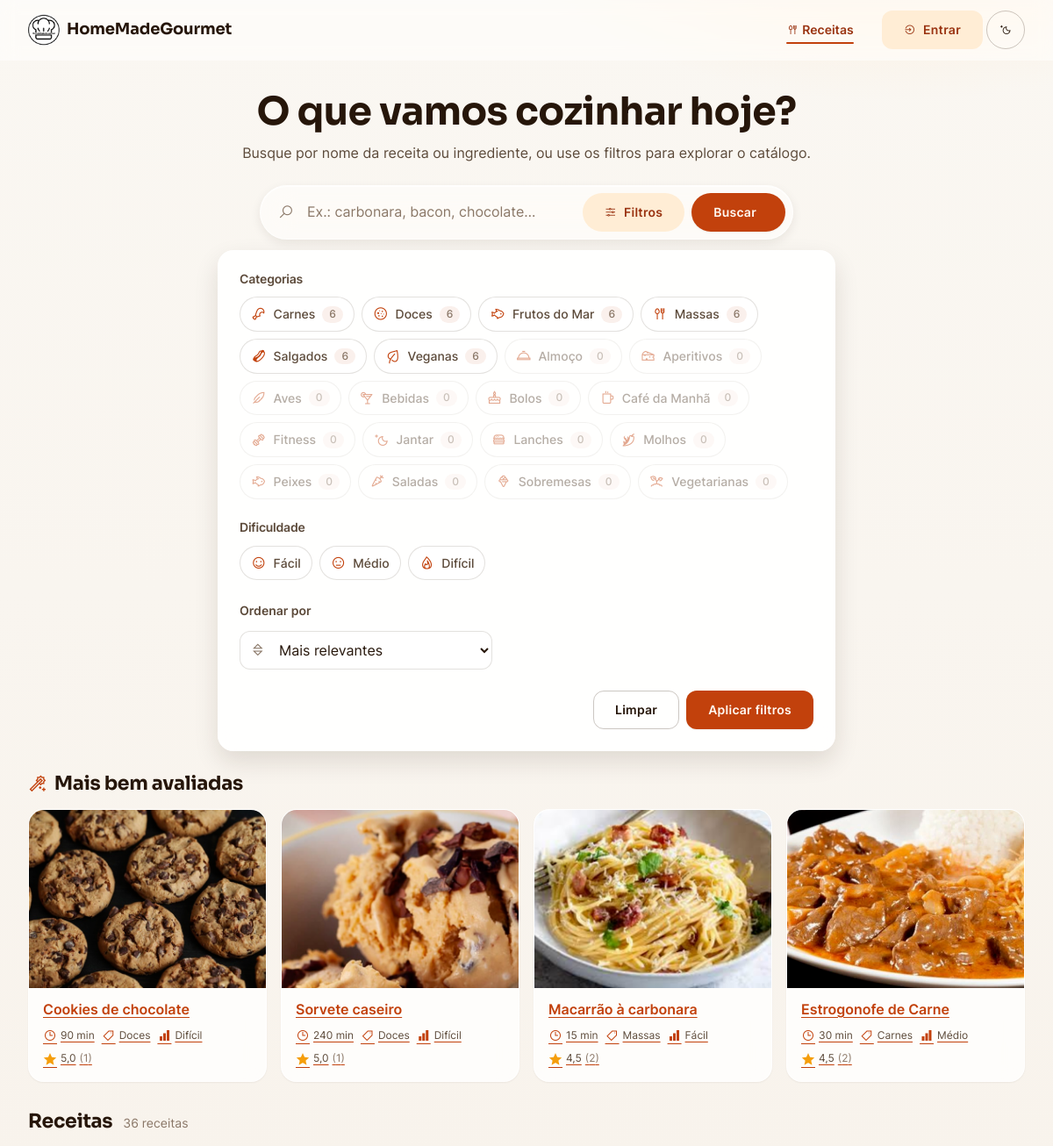
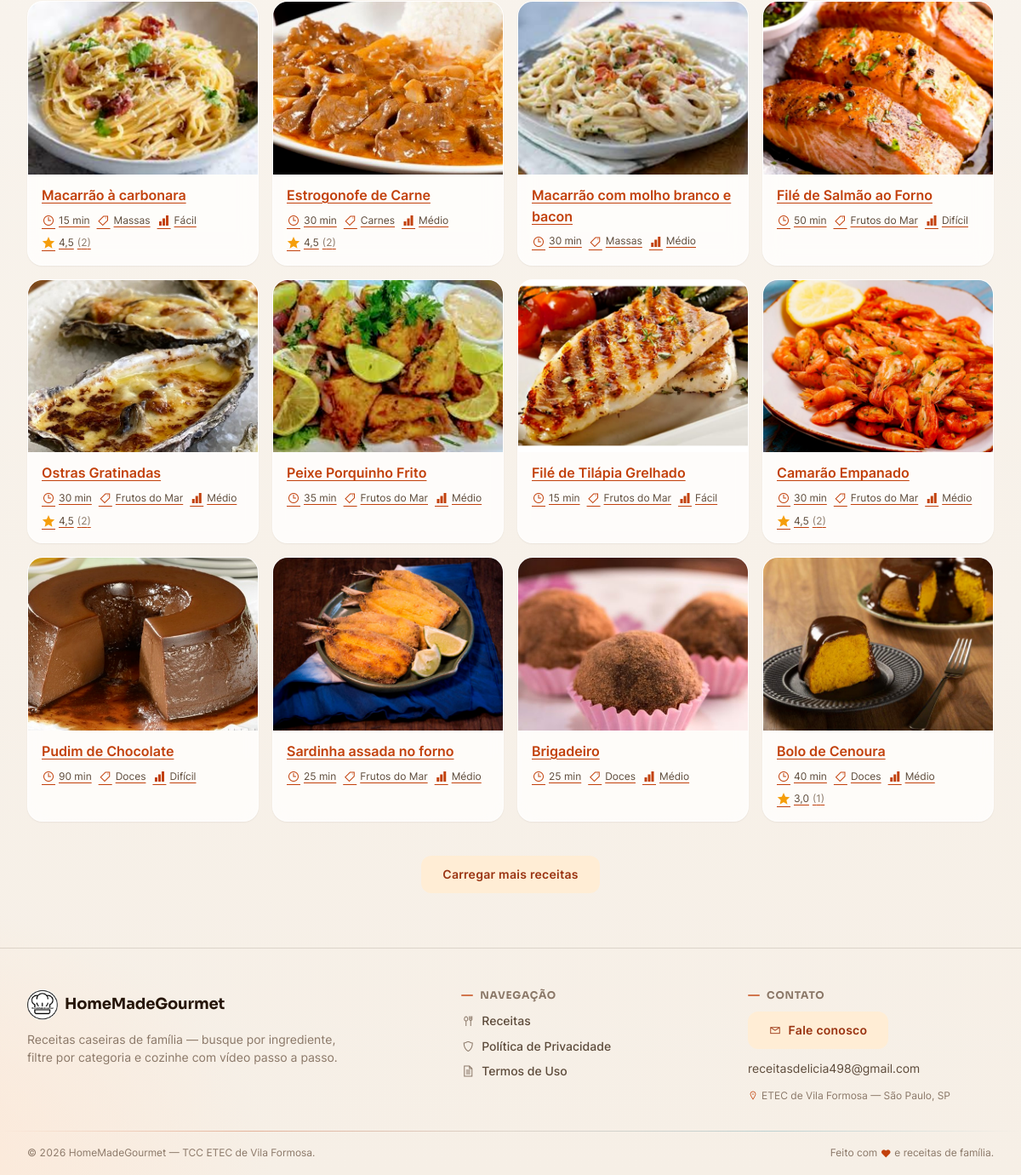
The page / on the database its author committed (2 pictures, top to bottom).
### tables this page shows
CREATE TABLE categoria (
    idCategoria   INT UNSIGNED  NOT NULL AUTO_INCREMENT,
    nomeCategoria VARCHAR(30)   NOT NULL,
    icone         VARCHAR(40)   NULL COMMENT 'Classe do ícone Line Awesome (ex.: la-fish) — permite adicionar categorias sem tocar no código',

    CONSTRAINT pk_categoria             PRIMARY KEY (idCategoria),
    CONSTRAINT uq_categoria_nome        UNIQUE (nomeCategoria),
    CONSTRAINT ck_categoria_nome_valido CHECK (CHAR_LENGTH(TRIM(nomeCategoria)) >= 3)
);

CREATE TABLE receita (
    idReceita     INT UNSIGNED   NOT NULL AUTO_INCREMENT,
    nomeReceita   VARCHAR(70)    NOT NULL,
    porcoes       SMALLINT UNSIGNED NOT NULL,
    tempoReceita  VARCHAR(10)    NOT NULL,
    qtdCalorias   DECIMAL(7,2)   NOT NULL,
    link          VARCHAR(400)   NOT NULL COMMENT 'Embed (iframe) do vídeo no YouTube (youtube-nocookie)',
    ingrediente_1  VARCHAR(60)   NULL,
    ingrediente_2  VARCHAR(60)   NULL,
    ingrediente_3  VARCHAR(60)   NULL,
    ingrediente_4  VARCHAR(60)   NULL,
    ingrediente_5  VARCHAR(60)   NULL,
    ingrediente_6  VARCHAR(60)   NULL,
    ingrediente_7  VARCHAR(60)   NULL,
    ingrediente_8  VARCHAR(60)   NULL,
    ingrediente_9  VARCHAR(60)   NULL,
    ingrediente_10 VARCHAR(60)   NULL,
    ingrediente_11 VARCHAR(60)   NULL,
    ingrediente_12 VARCHAR(60)   NULL,
    ingrediente_13 VARCHAR(60)   NULL,
    ingrediente_14 VARCHAR(60)   NULL,
    ingrediente_15 VARCHAR(60)   NULL,
    modoPreparo   TEXT           NOT NULL,
    idcategoriaFK INT UNSIGNED   NULL,
    imagem        VARCHAR(30)    NOT NULL,
    dificuldade    ENUM('Fácil','Médio','Difícil') NULL COMMENT 'Grau de dificuldade exibido no card e na página',
    tempoCozimento VARCHAR(10)   NULL COMMENT 'Tempo de cozimento, separado do tempo total de preparo',
    dicas          TEXT          NULL COMMENT 'Dicas/observações opcionais exibidas na página da receita',
    proteinas      DECIMAL(6,2)  NULL COMMENT 'Proteínas por porção (g) — bloco nutricional',
    carboidratos   DECIMAL(6,2)  NULL COMMENT 'Carboidratos por porção (g)',
    gorduras       DECIMAL(6,2)  NULL COMMENT 'Gorduras por porção (g)',

    CONSTRAINT pk_receita              PRIMARY KEY (idReceita),
    CONSTRAINT uq_receita_nome         UNIQUE (nomeReceita),
    CONSTRAINT uq_receita_link         UNIQUE (link),
    CONSTRAINT ck_receita_porcoes      CHECK (porcoes > 0),
    CONSTRAINT ck_receita_calorias     CHECK (qtdCalorias >= 0),
    CONSTRAINT ck_receita_ingrediente1 CHECK (ingrediente_1 IS NOT NULL)
);

### src/Presentation/View/partials/recipe-card.php (the view, shortened to what the rows shown need)
<?php
$slug = Slug::make((string) $card['name']);
$delay = isset($cardIndex) ? min((int) $cardIndex * 40, 400) : 0;
$loading = !empty($cardEager) ? 'eager' : 'lazy';
?>
<li class="card recipe-card reveal" style="animation-delay: <?= $delay ?>ms">
    <a class="recipe-card__btn" href="receita/<?= (int) $card['id'] ?>/<?= $slug ?>"
       aria-label="Ver receita: <?= htmlspecialchars((string) $card['name']) ?>">
        <span class="recipe-card__media">
            <img src="./assets/img/<?= htmlspecialchars((string) $card['image']) ?>"
                 alt="" loading="<?= $loading ?>" width="400" height="300">
        </span>
        <span class="recipe-card__body">
            <span class="recipe-card__title"><?= htmlspecialchars((string) $card['name']) ?></span>
            <span class="recipe-card__meta">
                <span><i class="las la-clock" aria-hidden="true"></i><?= htmlspecialchars((string) $card['time']) ?></span>
                <span><i class="las la-tag" aria-hidden="true"></i><?= htmlspecialchars((string) $card['category']) ?></span>
                <?php if (!empty($card['difficulty'])): ?>
                    <span><i class="las la-signal" aria-hidden="true"></i><?= htmlspecialchars((string) $card['difficulty']) ?></span>
                <?php endif; ?>
                <?php if (!empty($card['rating']['count'])): ?>
                    <span class="recipe-card__rating"><i class="las la-star" aria-hidden="true"></i><?= htmlspecialchars(number_format((float) $card['rating']['average'], 1, ',', '')) ?> <span class="recipe-card__rating-count">(<?= (int) $card['rating']['count'] ?>)</span></span>
                <?php endif; ?>
            </span>
        </span>
    </a>
</li>

### src/Presentation/View/index.php (shortened to what the rows shown need)
<?php
$cards = $viewData['cards'] ?? [];
$categories = $viewData['categories'] ?? [];
$filters = $viewData['filters'] ?? ['search' => null, 'categoryIds' => [], 'difficulties' => [], 'sort' => 'relevancia'];
$errorMessage = $viewData['errorMessage'] ?? null;
$filtrando = ($filters['search'] ?? null) !== null || ($filters['categoryIds'] ?? []) !== [] || ($filters['difficulties'] ?? []) !== [];
?>
<!DOCTYPE html>
<html lang="pt-br">
<head>
<?php
require __DIR__ . '/partials/head.php';
?>
</head>
<body>
    <main id="conteudo" role="main">
        <section class="search-hero container" aria-labelledby="tituloBusca">
            <h1 id="tituloBusca">O que vamos cozinhar hoje?</h1>
            <form action="index.php" method="GET" id="formSearch" role="search" aria-label="Buscar e filtrar receitas">
                <?php require __DIR__ . '/partials/filters.php'; ?>
            </form>
        </section>
        <?php $recommendations = $viewData['recommendations'] ?? ['title' => '', 'cards' => []]; ?>
        <?php if (!empty($recommendations['cards'])): ?>
            <section class="reco container" aria-labelledby="tituloReco">
                <div class="results__head">
                    <h2 id="tituloReco"><i class="las la-magic" aria-hidden="true"></i> <?= htmlspecialchars($recommendations['title']) ?></h2>
                </div>
                <ul class="recipe-grid" role="list" style="list-style:none; padding:0;">
                    <?php foreach ($recommendations['cards'] as $cardIndex => $card): ?>
                        <?php require __DIR__ . '/partials/recipe-card.php'; ?>
                    <?php endforeach; ?>
                </ul>
            </section>
        <?php endif; ?>
        <section class="results container" aria-labelledby="tituloResultados">
            <div class="results__head">
                <h2 id="tituloResultados"><?= $filtrando ? 'Sua busca' : 'Receitas' ?></h2>
            </div>
            <?php if (!empty($errorMessage)): ?>
                <div class="empty glass" role="status">
                    <i class="las la-utensils" aria-hidden="true"></i>
                    <h3><?= htmlspecialchars($errorMessage) ?></h3>
                    <p style="margin-inline:auto;">Tente outro ingrediente ou ajuste os filtros.</p>
                    <a class="btn btn--soft" href="index.php">Ver todas as receitas</a>
                </div>
            <?php else: ?>
                <ul class="recipe-grid" id="gradeReceitas" role="list" style="list-style:none; padding:0;">
                    <?php foreach ($cards as $cardIndex => $card): ?>
                        <?php require __DIR__ . '/partials/recipe-card.php'; ?>
                    <?php endforeach; ?>
                </ul>
            <?php endif; ?>
        </section>
    </main>
<?php require __DIR__ . '/partials/footer.php'; ?>
</body>
</html>

### src/Presentation/View/partials/filters.php (shortened to what the rows shown need)
<?php
$sortLabels = [
    'relevancia' => 'Mais relevantes',
    'nome' => 'Nome (A–Z)',
    'tempo' => 'Tempo de preparo',
];
?>
<div class="filters-panel" id="filtersPanel" hidden>
    <div class="filters-panel__group">
        <h2 class="filters-panel__title" id="filtroCategorias">Categorias</h2>
        <ul class="filters-cats" role="list" aria-labelledby="filtroCategorias">
            <?php foreach ($categories as $categoria): ?>
                <li>
                    <label class="filter-chip">
                        <span class="filter-chip__body">
                            <i class="las <?= htmlspecialchars($categoria['icon'] ?? 'la-utensils') ?>" aria-hidden="true"></i>
                            <?= htmlspecialchars($categoria['name']) ?>
                            <span class="filter-chip__count"><?= (int) $categoria['total'] ?></span>
                        </span>
                    </label>
                </li>
            <?php endforeach; ?>
        </ul>
    </div>
    <div class="filters-panel__group">
        <h2 class="filters-panel__title" id="filtroDificuldade">Dificuldade</h2>
    </div>
    <div class="filters-panel__group">
        <div class="field__control">
            <select class="field__input js-ordenar" name="ordenar" id="ordenar">
                <?php foreach ($sortLabels as $valor => $rotulo): ?>
                    <option value="<?= $valor ?>" <?= ($filters['sort'] ?? 'relevancia') === $valor ? 'selected' : '' ?>>
                        <?= htmlspecialchars($rotulo) ?>
                    </option>
                <?php endforeach; ?>
            </select>
        </div>
    </div>
</div>

### rows shown on the page
categoria: nomeCategoria "Carnes", total "6"
categoria: nomeCategoria "Doces", total "6"
categoria: nomeCategoria "Frutos do Mar", total "6"
categoria: nomeCategoria "Massas", total "6"
categoria: nomeCategoria "Salgados", total "6"
categoria: nomeCategoria "Veganas", total "6"
categoria: nomeCategoria "Almoço", total "0"
categoria: nomeCategoria "Aperitivos", total "0"
categoria: nomeCategoria "Aves", total "0"
categoria: nomeCategoria "Bebidas", total "0"
categoria: nomeCategoria "Bolos", total "0"
categoria: nomeCategoria "Café da Manhã", total "0"
categoria: nomeCategoria "Fitness", total "0"
categoria: nomeCategoria "Jantar", total "0"
categoria: nomeCategoria "Lanches", total "0"
categoria: nomeCategoria "Molhos", total "0"
categoria: nomeCategoria "Peixes", total "0"
categoria: nomeCategoria "Saladas", total "0"
categoria: nomeCategoria "Sobremesas", total "0"
categoria: nomeCategoria "Vegetarianas", total "0"
receita: ordenar "Mais relevantes", imagem (picture), nomeReceita "Bolo de Cenoura", tempoReceita "40 min", idcategoriaFK.nomeCategoria "Doces", dificuldade "Médio", average "3,0", count "1"
receita: imagem (picture), nomeReceita "Cookies de chocolate", tempoReceita "90 min", idcategoriaFK.nomeCategoria "Doces", dificuldade "Difícil", average "5,0", count "1"
receita: imagem (picture), nomeReceita "Sorvete caseiro", tempoReceita "240 min", idcategoriaFK.nomeCategoria "Doces", dificuldade "Difícil", average "5,0", count "1"
receita: imagem (picture), nomeReceita "Macarrão à carbonara", tempoReceita "15 min", idcategoriaFK.nomeCategoria "Massas", dificuldade "Fácil", average "4,5", count "2"
receita: imagem (picture), nomeReceita "Estrogonofe de Carne", tempoReceita "30 min", idcategoriaFK.nomeCategoria "Carnes", dificuldade "Médio", average "4,5", count "2"
receita: imagem (picture), nomeReceita "Macarrão com molho branco e bacon", tempoReceita "30 min", idcategoriaFK.nomeCategoria "Massas", dificuldade "Médio"
receita: imagem (picture), nomeReceita "Filé de Salmão ao Forno", tempoReceita "50 min", idcategoriaFK.nomeCategoria "Frutos do Mar", dificuldade "Difícil"
receita: imagem (picture), nomeReceita "Ostras Gratinadas", tempoReceita "30 min", idcategoriaFK.nomeCategoria "Frutos do Mar", dificuldade "Médio", average "4,5", count "2"
receita: imagem (picture), nomeReceita "Peixe Porquinho Frito", tempoReceita "35 min", idcategoriaFK.nomeCategoria "Frutos do Mar", dificuldade "Médio"
receita: imagem (picture), nomeReceita "Filé de Tilápia Grelhado", tempoReceita "15 min", idcategoriaFK.nomeCategoria "Frutos do Mar", dificuldade "Fácil"
receita: imagem (picture), nomeReceita "Camarão Empanado", tempoReceita "30 min", idcategoriaFK.nomeCategoria "Frutos do Mar", dificuldade "Médio", average "4,5", count "2"
receita: imagem (picture), nomeReceita "Pudim de Chocolate", tempoReceita "90 min", idcategoriaFK.nomeCategoria "Doces", dificuldade "Difícil"
receita: imagem (picture), nomeReceita "Sardinha assada no forno", tempoReceita "25 min", idcategoriaFK.nomeCategoria "Frutos do Mar", dificuldade "Médio"
receita: imagem (picture), nomeReceita "Brigadeiro", tempoReceita "25 min", idcategoriaFK.nomeCategoria "Doces", dificuldade "Médio"

### other values the page prints
$nivel "Fácil"
$nivel "Médio"
$nivel "Difícil"
$recommendations['title'] "Mais bem avaliadas"
$pagination['total'] "36"
$emailContato "receitasdelicia498@gmail.com"
